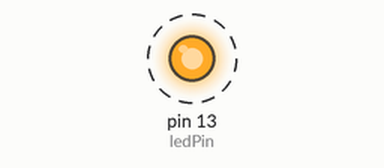
Recording of a sketch running on a simulated Arduino Uno, built with avr-gcc and run on an emulated ATmega328P. On the bench: output pins drawn as LEDs (lit = HIGH). Dashed ring = blinking.

Above: at 0.5 s.
Timing chart, 0 to 4.8 s (numbered marks = the images above):
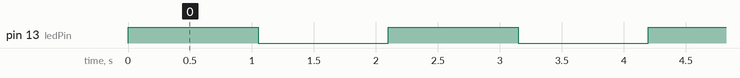

The sketch:

sketch_jul28a.ino
```cpp
#define ledPin 13
void setup()
{
pinMode(ledPin,OUTPUT);//INITIALIZE TIMER
noInterrupts();
TCCR1A = 0;//DISABLE ALL INTERRUPTS
TCCR1B = 0;
TCNT1 = 0;
OCR1A =65535;
TCCR1B = (1<<WGM12);
TCCR1B |=(1<<CS12);//pre scaler
TIMSK1 |=(1<< OCIE1A);
interrupts();
}
ISR(TIMER1_COMPA_vect)
{
  digitalWrite(ledPin,digitalRead(ledPin)^1);
}

void loop() {


}
```

Measured:
- by itself, pin 13 (ledPin): alternates HIGH for 1.0 s and LOW for 1.0 s
